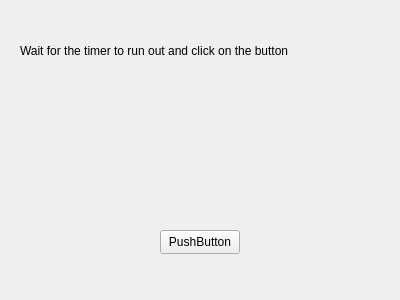
<?xml version="1.0" encoding="UTF-8"?>
<ui version="4.0">
 <class>WaitTimer</class>
 <widget class="QWidget" name="WaitTimer">
  <property name="geometry">
   <rect>
    <x>0</x>
    <y>0</y>
    <width>400</width>
    <height>300</height>
   </rect>
  </property>
  <property name="windowTitle">
   <string>Form</string>
  </property>
  <widget class="QLabel" name="Info1">
   <property name="geometry">
    <rect>
     <x>20</x>
     <y>10</y>
     <width>361</width>
     <height>81</height>
    </rect>
   </property>
   <property name="text">
    <string>Wait for the timer to run out and click on the button</string>
   </property>
  </widget>
  <widget class="QLabel" name="Timer">
   <property name="geometry">
    <rect>
     <x>40</x>
     <y>110</y>
     <width>311</width>
     <height>61</height>
    </rect>
   </property>
   <property name="text">
    <string/>
   </property>
  </widget>
  <widget class="QPushButton" name="Button">
   <property name="geometry">
    <rect>
     <x>160</x>
     <y>230</y>
     <width>80</width>
     <height>24</height>
    </rect>
   </property>
   <property name="text">
    <string>PushButton</string>
   </property>
  </widget>
 </widget>
 <resources/>
 <connections/>
</ui>
